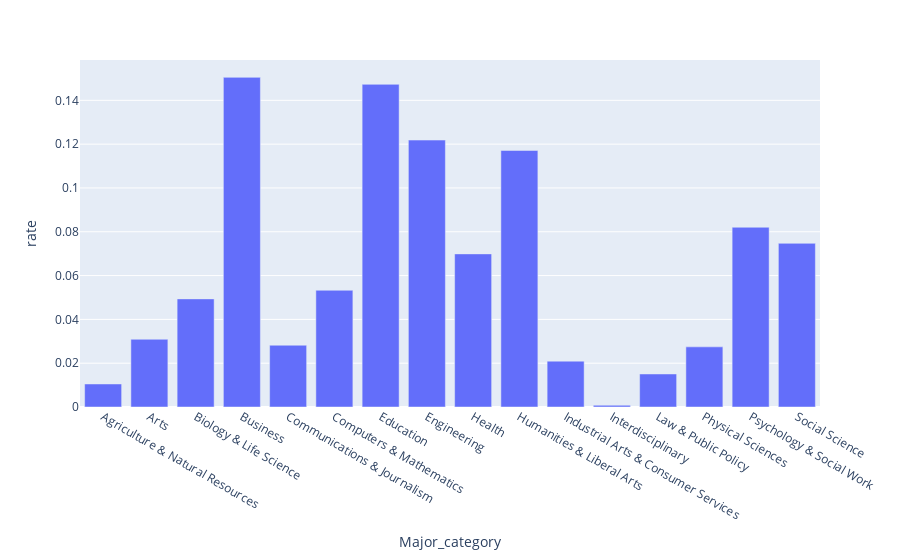

Notebook code for this chart:
### Code cell
temp_df2020e["rate"] = temp_df2020e["counts"] / sum(temp_df2020e["counts"])
fig = px.bar(data_frame=temp_df2020e, x="Major_category", y="rate", barmode="group")
fig.show()

### Figure 1 — Plotly figure (JSON) as saved in the notebook; plotly's stock layout.template omitted (floating-point values rounded to 4 significant figures)
{"data": [{"alignmentgroup": "True", "hovertemplate": "Major_category=%{x}<br>rate=%{y}<extra></extra>", "legendgroup": "", "marker": {"color": "#636efa", "pattern": {"shape": ""}}, "name": "", "offsetgroup": "", "orientation": "v", "showlegend": false, "textposition": "auto", "type": "bar", "x": ["Agriculture & Natural Resources", "Arts", "Biology & Life Science", "Business", "Communications & Journalism", "Computers & Mathematics", "Education", "Engineering", "Health", "Humanities & Liberal Arts", "Industrial Arts & Consumer Services", "Interdisciplinary", "Law & Public Policy", "Physical Sciences", "Psychology & Social Work", "Social Science"], "xaxis": "x", "y": [0.01051, 0.03092, 0.04936, 0.1505, 0.0282, 0.05329, 0.1473, 0.1219, 0.0699, 0.1171, 0.02093, 0.0007841, 0.01508, 0.02746, 0.08207, 0.07472], "yaxis": "y"}], "layout": {"autosize": true, "barmode": "group", "legend": {"tracegroupgap": 0}, "margin": {"t": 60}, "xaxis": {"anchor": "y", "autorange": true, "domain": [0, 1], "range": [-0.5, 15.5], "title": {"text": "Major_category"}, "type": "category"}, "yaxis": {"anchor": "x", "autorange": true, "domain": [0, 1], "range": [0, 0.1584], "title": {"text": "rate"}, "type": "linear"}}}
